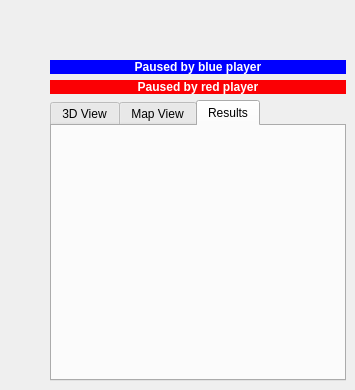
  <widget class="QWidget" name="centralwidget">
   <widget class="QWidget" name="centralWidget" native="true">
    <property name="geometry">
     <rect>
      <x>50</x>
      <y>60</y>
      <width>296</width>
      <height>321</height>
     </rect>
    </property>
    <layout class="QVBoxLayout" name="verticalLayout_2">
     <item>
      <widget class="QLabel" name="bluePausedLabel">
       <property name="maximumSize">
        <size>
         <width>16777215</width>
         <height>30</height>
        </size>
       </property>
       <property name="palette">
        <palette>
         <active>
          <colorrole role="WindowText">
           <brush brushstyle="SolidPattern">
            <color alpha="255">
             <red>255</red>
             <green>255</green>
             <blue>255</blue>
            </color>
           </brush>
          </colorrole>
          <colorrole role="Button">
           <brush brushstyle="SolidPattern">
            <color alpha="255">
             <red>0</red>
             <green>0</green>
             <blue>255</blue>
            </color>
           </brush>
          </colorrole>
          <colorrole role="Light">
           <brush brushstyle="SolidPattern">
            <color alpha="255">
             <red>127</red>
             <green>127</green>
             <blue>255</blue>
            </color>
           </brush>
          </colorrole>
          <colorrole role="Midlight">
           <brush brushstyle="SolidPattern">
            <color alpha="255">
             <red>63</red>
             <green>63</green>
             <blue>255</blue>
            </color>
           </brush>
          </colorrole>
          <colorrole role="Dark">
           <brush brushstyle="SolidPattern">
            <color alpha="255">
             <red>0</red>
             <green>0</green>
             <blue>127</blue>
            </color>
           </brush>
          </colorrole>
          <colorrole role="Mid">
           <brush brushstyle="SolidPattern">
            <color alpha="255">
             <red>0</red>
             <green>0</green>
             <blue>170</blue>
            </color>
           </brush>
          </colorrole>
          <colorrole role="Text">
           <brush brushstyle="SolidPattern">
            <color alpha="255">
             <red>255</red>
             <green>255</green>
             <blue>255</blue>
            </color>
           </brush>
          </colorrole>
          <colorrole role="BrightText">
           <brush brushstyle="SolidPattern">
            <color alpha="255">
             <red>255</red>
             <green>255</green>
             <blue>255</blue>
            </color>
           </brush>
          </colorrole>
          <colorrole role="ButtonText">
           <brush brushstyle="SolidPattern">
            <color alpha="255">
             <red>0</red>
             <green>0</green>
             <blue>0</blue>
            </color>
           </brush>
          </colorrole>
          <colorrole role="Base">
           <brush brushstyle="SolidPattern">
            <color alpha="255">
             <red>255</red>
             <green>255</green>
             <blue>255</blue>
            </color>
           </brush>
          </colorrole>
          <colorrole role="Window">
           <brush brushstyle="SolidPattern">
            <color alpha="255">
             <red>0</red>
             <green>0</green>
             <blue>255</blue>
            </color>
           </brush>
          </colorrole>
          <colorrole role="Shadow">
           <brush brushstyle="SolidPattern">
            <color alpha="255">
             <red>0</red>
             <green>0</green>
             <blue>0</blue>
            </color>
           </brush>
          </colorrole>
          <colorrole role="AlternateBase">
           <brush brushstyle="SolidPattern">
            <color alpha="255">
             <red>127</red>
             <green>127</green>
             <blue>255</blue>
            </color>
           </brush>
          </colorrole>
          <colorrole role="ToolTipBase">
           <brush brushstyle="SolidPattern">
            <color alpha="255">
             <red>255</red>
             <green>255</green>
             <blue>220</blue>
            </color>
           </brush>
          </colorrole>
          <colorrole role="ToolTipText">
           <brush brushstyle="SolidPattern">
            <color alpha="255">
             <red>0</red>
             <green>0</green>
             <blue>0</blue>
            </color>
           </brush>
          </colorrole>
         </active>
         <inactive>
          <colorrole role="WindowText">
           <brush brushstyle="SolidPattern">
            <color alpha="255">
             <red>255</red>
             <green>255</green>
             <blue>255</blue>
            </color>
           </brush>
          </colorrole>
          <colorrole role="Button">
           <brush brushstyle="SolidPattern">
            <color alpha="255">
             <red>0</red>
             <green>0</green>
             <blue>255</blue>
            </color>
           </brush>
          </colorrole>
          <colorrole role="Light">
           <brush brushstyle="SolidPattern">
            <color alpha="255">
             <red>127</red>
             <green>127</green>
             <blue>255</blue>
            </color>
           </brush>
          </colorrole>
          <colorrole role="Midlight">
           <brush brushstyle="SolidPattern">
            <color alpha="255">
             <red>63</red>
             <green>63</green>
             <blue>255</blue>
            </color>
           </brush>
          </colorrole>
          <colorrole role="Dark">
           <brush brushstyle="SolidPattern">
            <color alpha="255">
             <red>0</red>
             <green>0</green>
             <blue>127</blue>
            </color>
           </brush>
          </colorrole>
          <colorrole role="Mid">
           <brush brushstyle="SolidPattern">
            <color alpha="255">
             <red>0</red>
             <green>0</green>
             <blue>170</blue>
            </color>
           </brush>
          </colorrole>
          <colorrole role="Text">
           <brush brushstyle="SolidPattern">
            <color alpha="255">
             <red>255</red>
             <green>255</green>
             <blue>255</blue>
            </color>
           </brush>
          </colorrole>
          <colorrole role="BrightText">
           <brush brushstyle="SolidPattern">
            <color alpha="255">
             <red>255</red>
             <green>255</green>
             <blue>255</blue>
            </color>
           </brush>
          </colorrole>
          <colorrole role="ButtonText">
           <brush brushstyle="SolidPattern">
            <color alpha="255">
             <red>0</red>
             <green>0</green>
             <blue>0</blue>
            </color>
           </brush>
          </colorrole>
          <colorrole role="Base">
           <brush brushstyle="SolidPattern">
            <color alpha="255">
             <red>255</red>
             <green>255</green>
             <blue>255</blue>
            </color>
           </brush>
          </colorrole>
          <colorrole role="Window">
           <brush brushstyle="SolidPattern">
            <color alpha="255">
             <red>0</red>
             <green>0</green>
             <blue>255</blue>
            </color>
           </brush>
          </colorrole>
          <colorrole role="Shadow">
           <brush brushstyle="SolidPattern">
            <color alpha="255">
             <red>0</red>
             <green>0</green>
             <blue>0</blue>
            </color>
           </brush>
          </colorrole>
          <colorrole role="AlternateBase">
           <brush brushstyle="SolidPattern">
            <color alpha="255">
             <red>127</red>
             <green>127</green>
             <blue>255</blue>
            </color>
           </brush>
          </colorrole>
          <colorrole role="ToolTipBase">
           <brush brushstyle="SolidPattern">
            <color alpha="255">
             <red>255</red>
             <green>255</green>
             <blue>220</blue>
            </color>
           </brush>
          </colorrole>
          <colorrole role="ToolTipText">
           <brush brushstyle="SolidPattern">
            <color alpha="255">
             <red>0</red>
             <green>0</green>
             <blue>0</blue>
            </color>
           </brush>
          </colorrole>
         </inactive>
         <disabled>
          <colorrole role="WindowText">
           <brush brushstyle="SolidPattern">
            <color alpha="255">
             <red>0</red>
             <green>0</green>
             <blue>127</blue>
            </color>
           </brush>
          </colorrole>
          <colorrole role="Button">
           <brush brushstyle="SolidPattern">
            <color alpha="255">
             <red>0</red>
             <green>0</green>
             <blue>255</blue>
            </color>
           </brush>
          </colorrole>
          <colorrole role="Light">
           <brush brushstyle="SolidPattern">
            <color alpha="255">
             <red>127</red>
             <green>127</green>
             <blue>255</blue>
            </color>
           </brush>
          </colorrole>
          <colorrole role="Midlight">
           <brush brushstyle="SolidPattern">
            <color alpha="255">
             <red>63</red>
             <green>63</green>
             <blue>255</blue>
            </color>
           </brush>
          </colorrole>
          <colorrole role="Dark">
           <brush brushstyle="SolidPattern">
            <color alpha="255">
             <red>0</red>
             <green>0</green>
             <blue>127</blue>
            </color>
           </brush>
          </colorrole>
          <colorrole role="Mid">
           <brush brushstyle="SolidPattern">
            <color alpha="255">
             <red>0</red>
             <green>0</green>
             <blue>170</blue>
            </color>
           </brush>
          </colorrole>
          <colorrole role="Text">
           <brush brushstyle="SolidPattern">
            <color alpha="255">
             <red>0</red>
             <green>0</green>
             <blue>127</blue>
            </color>
           </brush>
          </colorrole>
          <colorrole role="BrightText">
           <brush brushstyle="SolidPattern">
            <color alpha="255">
             <red>255</red>
             <green>255</green>
             <blue>255</blue>
            </color>
           </brush>
          </colorrole>
          <colorrole role="ButtonText">
           <brush brushstyle="SolidPattern">
            <color alpha="255">
             <red>0</red>
             <green>0</green>
             <blue>127</blue>
            </color>
           </brush>
          </colorrole>
          <colorrole role="Base">
           <brush brushstyle="SolidPattern">
            <color alpha="255">
             <red>0</red>
             <green>0</green>
             <blue>255</blue>
            </color>
           </brush>
          </colorrole>
          <colorrole role="Window">
           <brush brushstyle="SolidPattern">
            <color alpha="255">
             <red>0</red>
             <green>0</green>
             <blue>255</blue>
            </color>
           </brush>
          </colorrole>
          <colorrole role="Shadow">
           <brush brushstyle="SolidPattern">
            <color alpha="255">
             <red>0</red>
             <green>0</green>
             <blue>0</blue>
            </color>
           </brush>
          </colorrole>
          <colorrole role="AlternateBase">
           <brush brushstyle="SolidPattern">
            <color alpha="255">
             <red>0</red>
             <green>0</green>
             <blue>255</blue>
            </color>
           </brush>
          </colorrole>
          <colorrole role="ToolTipBase">
           <brush brushstyle="SolidPattern">
            <color alpha="255">
             <red>255</red>
             <green>255</green>
             <blue>220</blue>
            </color>
           </brush>
          </colorrole>
          <colorrole role="ToolTipText">
           <brush brushstyle="SolidPattern">
            <color alpha="255">
             <red>0</red>
             <green>0</green>
             <blue>0</blue>
            </color>
           </brush>
          </colorrole>
         </disabled>
        </palette>
       </property>
       <property name="font">
        <font>
         <weight>75</weight>
         <bold>true</bold>
        </font>
       </property>
       <property name="autoFillBackground">
        <bool>true</bool>
       </property>
       <property name="text">
        <string>Paused by blue player</string>
       </property>
       <property name="alignment">
        <set>Qt::AlignCenter</set>
       </property>
      </widget>
     </item>
     <item>
      <widget class="QLabel" name="redPausedLabel">
       <property name="maximumSize">
        <size>
         <width>16777215</width>
         <height>30</height>
        </size>
       </property>
       <property name="palette">
        <palette>
         <active>
          <colorrole role="WindowText">
           <brush brushstyle="SolidPattern">
            <color alpha="255">
             <red>255</red>
             <green>255</green>
             <blue>255</blue>
            </color>
           </brush>
          </colorrole>
          <colorrole role="Button">
           <brush brushstyle="SolidPattern">
            <color alpha="255">
             <red>251</red>
             <green>0</green>
             <blue>4</blue>
            </color>
           </brush>
          </colorrole>
          <colorrole role="Light">
           <brush brushstyle="SolidPattern">
            <color alpha="255">
             <red>255</red>
             <green>121</green>
             <blue>124</blue>
            </color>
           </brush>
          </colorrole>
          <colorrole role="Midlight">
           <brush brushstyle="SolidPattern">
            <color alpha="255">
             <red>253</red>
             <green>60</green>
             <blue>64</blue>
            </color>
           </brush>
          </colorrole>
          <colorrole role="Dark">
           <brush brushstyle="SolidPattern">
            <color alpha="255">
             <red>125</red>
             <green>0</green>
             <blue>2</blue>
            </color>
           </brush>
          </colorrole>
          <colorrole role="Mid">
           <brush brushstyle="SolidPattern">
            <color alpha="255">
             <red>167</red>
             <green>0</green>
             <blue>2</blue>
            </color>
           </brush>
          </colorrole>
          <colorrole role="Text">
           <brush brushstyle="SolidPattern">
            <color alpha="255">
             <red>0</red>
             <green>0</green>
             <blue>0</blue>
            </color>
           </brush>
          </colorrole>
          <colorrole role="BrightText">
           <brush brushstyle="SolidPattern">
            <color alpha="255">
             <red>255</red>
             <green>255</green>
             <blue>255</blue>
            </color>
           </brush>
          </colorrole>
          <colorrole role="ButtonText">
           <brush brushstyle="SolidPattern">
            <color alpha="255">
             <red>0</red>
             <green>0</green>
             <blue>0</blue>
            </color>
           </brush>
          </colorrole>
          <colorrole role="Base">
           <brush brushstyle="SolidPattern">
            <color alpha="255">
             <red>255</red>
             <green>255</green>
             <blue>255</blue>
            </color>
           </brush>
          </colorrole>
          <colorrole role="Window">
           <brush brushstyle="SolidPattern">
            <color alpha="255">
             <red>251</red>
             <green>0</green>
             <blue>4</blue>
            </color>
           </brush>
          </colorrole>
          <colorrole role="Shadow">
           <brush brushstyle="SolidPattern">
            <color alpha="255">
             <red>0</red>
             <green>0</green>
             <blue>0</blue>
            </color>
           </brush>
          </colorrole>
          <colorrole role="AlternateBase">
           <brush brushstyle="SolidPattern">
            <color alpha="255">
             <red>253</red>
             <green>127</green>
             <blue>129</blue>
            </color>
           </brush>
          </colorrole>
          <colorrole role="ToolTipBase">
           <brush brushstyle="SolidPattern">
            <color alpha="255">
             <red>255</red>
             <green>255</green>
             <blue>220</blue>
            </color>
           </brush>
          </colorrole>
          <colorrole role="ToolTipText">
           <brush brushstyle="SolidPattern">
            <color alpha="255">
             <red>0</red>
             <green>0</green>
             <blue>0</blue>
            </color>
           </brush>
          </colorrole>
         </active>
         <inactive>
          <colorrole role="WindowText">
           <brush brushstyle="SolidPattern">
            <color alpha="255">
             <red>255</red>
             <green>255</green>
             <blue>255</blue>
            </color>
           </brush>
          </colorrole>
          <colorrole role="Button">
           <brush brushstyle="SolidPattern">
            <color alpha="255">
             <red>251</red>
             <green>0</green>
             <blue>4</blue>
            </color>
           </brush>
          </colorrole>
          <colorrole role="Light">
           <brush brushstyle="SolidPattern">
            <color alpha="255">
             <red>255</red>
             <green>121</green>
             <blue>124</blue>
            </color>
           </brush>
          </colorrole>
          <colorrole role="Midlight">
           <brush brushstyle="SolidPattern">
            <color alpha="255">
             <red>253</red>
             <green>60</green>
             <blue>64</blue>
            </color>
           </brush>
          </colorrole>
          <colorrole role="Dark">
           <brush brushstyle="SolidPattern">
            <color alpha="255">
             <red>125</red>
             <green>0</green>
             <blue>2</blue>
            </color>
           </brush>
          </colorrole>
          <colorrole role="Mid">
           <brush brushstyle="SolidPattern">
            <color alpha="255">
             <red>167</red>
             <green>0</green>
             <blue>2</blue>
            </color>
           </brush>
          </colorrole>
          <colorrole role="Text">
           <brush brushstyle="SolidPattern">
            <color alpha="255">
             <red>0</red>
             <green>0</green>
             <blue>0</blue>
            </color>
           </brush>
          </colorrole>
          <colorrole role="BrightText">
           <brush brushstyle="SolidPattern">
            <color alpha="255">
             <red>255</red>
             <green>255</green>
             <blue>255</blue>
            </color>
           </brush>
          </colorrole>
          <colorrole role="ButtonText">
           <brush brushstyle="SolidPattern">
            <color alpha="255">
             <red>0</red>
             <green>0</green>
             <blue>0</blue>
            </color>
           </brush>
          </colorrole>
          <colorrole role="Base">
           <brush brushstyle="SolidPattern">
            <color alpha="255">
             <red>255</red>
             <green>255</green>
             <blue>255</blue>
            </color>
           </brush>
          </colorrole>
          <colorrole role="Window">
           <brush brushstyle="SolidPattern">
            <color alpha="255">
             <red>251</red>
             <green>0</green>
             <blue>4</blue>
            </color>
           </brush>
          </colorrole>
          <colorrole role="Shadow">
           <brush brushstyle="SolidPattern">
            <color alpha="255">
             <red>0</red>
             <green>0</green>
             <blue>0</blue>
            </color>
           </brush>
          </colorrole>
          <colorrole role="AlternateBase">
           <brush brushstyle="SolidPattern">
            <color alpha="255">
             <red>253</red>
             <green>127</green>
             <blue>129</blue>
            </color>
           </brush>
          </colorrole>
          <colorrole role="ToolTipBase">
           <brush brushstyle="SolidPattern">
            <color alpha="255">
             <red>255</red>
             <green>255</green>
             <blue>220</blue>
            </color>
           </brush>
          </colorrole>
          <colorrole role="ToolTipText">
           <brush brushstyle="SolidPattern">
            <color alpha="255">
             <red>0</red>
             <green>0</green>
             <blue>0</blue>
            </color>
           </brush>
          </colorrole>
         </inactive>
         <disabled>
          <colorrole role="WindowText">
           <brush brushstyle="SolidPattern">
            <color alpha="255">
             <red>125</red>
             <green>0</green>
             <blue>2</blue>
            </color>
           </brush>
          </colorrole>
          <colorrole role="Button">
           <brush brushstyle="SolidPattern">
            <color alpha="255">
             <red>251</red>
             <green>0</green>
             <blue>4</blue>
            </color>
           </brush>
          </colorrole>
          <colorrole role="Light">
           <brush brushstyle="SolidPattern">
            <color alpha="255">
             <red>255</red>
             <green>121</green>
             <blue>124</blue>
            </color>
           </brush>
          </colorrole>
          <colorrole role="Midlight">
           <brush brushstyle="SolidPattern">
            <color alpha="255">
             <red>253</red>
             <green>60</green>
             <blue>64</blue>
            </color>
           </brush>
          </colorrole>
          <colorrole role="Dark">
           <brush brushstyle="SolidPattern">
            <color alpha="255">
             <red>125</red>
             <green>0</green>
             <blue>2</blue>
            </color>
           </brush>
          </colorrole>
          <colorrole role="Mid">
           <brush brushstyle="SolidPattern">
            <color alpha="255">
             <red>167</red>
             <green>0</green>
             <blue>2</blue>
            </color>
           </brush>
          </colorrole>
          <colorrole role="Text">
           <brush brushstyle="SolidPattern">
            <color alpha="255">
             <red>125</red>
             <green>0</green>
             <blue>2</blue>
            </color>
           </brush>
          </colorrole>
          <colorrole role="BrightText">
           <brush brushstyle="SolidPattern">
            <color alpha="255">
             <red>255</red>
             <green>255</green>
             <blue>255</blue>
            </color>
           </brush>
          </colorrole>
          <colorrole role="ButtonText">
           <brush brushstyle="SolidPattern">
            <color alpha="255">
             <red>125</red>
             <green>0</green>
             <blue>2</blue>
            </color>
           </brush>
          </colorrole>
          <colorrole role="Base">
           <brush brushstyle="SolidPattern">
            <color alpha="255">
             <red>251</red>
             <green>0</green>
             <blue>4</blue>
            </color>
           </brush>
          </colorrole>
          <colorrole role="Window">
           <brush brushstyle="SolidPattern">
            <color alpha="255">
             <red>251</red>
             <green>0</green>
             <blue>4</blue>
            </color>
           </brush>
          </colorrole>
          <colorrole role="Shadow">
           <brush brushstyle="SolidPattern">
            <color alpha="255">
             <red>0</red>
             <green>0</green>
             <blue>0</blue>
            </color>
           </brush>
          </colorrole>
          <colorrole role="AlternateBase">
           <brush brushstyle="SolidPattern">
            <color alpha="255">
             <red>251</red>
             <green>0</green>
             <blue>4</blue>
            </color>
           </brush>
          </colorrole>
          <colorrole role="ToolTipBase">
           <brush brushstyle="SolidPattern">
            <color alpha="255">
             <red>255</red>
             <green>255</green>
             <blue>220</blue>
            </color>
           </brush>
          </colorrole>
          <colorrole role="ToolTipText">
           <brush brushstyle="SolidPattern">
            <color alpha="255">
             <red>0</red>
             <green>0</green>
             <blue>0</blue>
            </color>
           </brush>
          </colorrole>
         </disabled>
        </palette>
       </property>
       <property name="font">
        <font>
         <weight>75</weight>
         <bold>true</bold>
        </font>
       </property>
       <property name="autoFillBackground">
        <bool>true</bool>
       </property>
       <property name="text">
        <string>Paused by red player</string>
       </property>
       <property name="alignment">
        <set>Qt::AlignCenter</set>
       </property>
      </widget>
     </item>
     <item>
      <widget class="QTabWidget" name="tabWidget">
       <property name="enabled">
        <bool>true</bool>
       </property>
       <property name="currentIndex">
        <number>2</number>
       </property>
       <widget class="QWidget" name="tab3D">
        <attribute name="title">
         <string>3D View</string>
        </attribute>
        <layout class="QGridLayout" name="gridLayout_3">
         <item row="0" column="0">
          <layout class="QVBoxLayout" name="layout3d"/>
         </item>
        </layout>
       </widget>
       <widget class="QWidget" name="tabMap">
        <attribute name="title">
         <string>Map View</string>
        </attribute>
        <layout class="QVBoxLayout" name="verticalLayout">
         <item>
          <widget class="QGraphicsView" name="mapView">
           <property name="renderHints">
            <set>QPainter::Antialiasing|QPainter::TextAntialiasing</set>
           </property>
           <property name="dragMode">
            <enum>QGraphicsView::ScrollHandDrag</enum>
           </property>
           <property name="cacheMode">
            <set>QGraphicsView::CacheBackground</set>
           </property>
           <property name="viewportUpdateMode">
            <enum>QGraphicsView::BoundingRectViewportUpdate</enum>
           </property>
           <property name="optimizationFlags">
            <set>QGraphicsView::DontAdjustForAntialiasing|QGraphicsView::DontSavePainterState</set>
           </property>
          </widget>
         </item>
         <item>
          <layout class="QHBoxLayout" name="horizontalLayout">
           <item>
            <widget class="QLabel" name="label">
             <property name="text">
              <string>Zoom</string>
             </property>
            </widget>
           </item>
           <item>
            <widget class="QSlider" name="zoomSlider">
             <property name="orientation">
              <enum>Qt::Horizontal</enum>
             </property>
            </widget>
           </item>
          </layout>
         </item>
        </layout>
       </widget>
       <widget class="QWidget" name="tab">
        <attribute name="title">
         <string>Results</string>
        </attribute>
        <layout class="QGridLayout" name="gridLayout_2">
         <item row="0" column="0">
          <layout class="QVBoxLayout" name="resultsTab"/>
         </item>
        </layout>
       </widget>
      </widget>
     </item>
    </layout>
   </widget>
  </widget>
